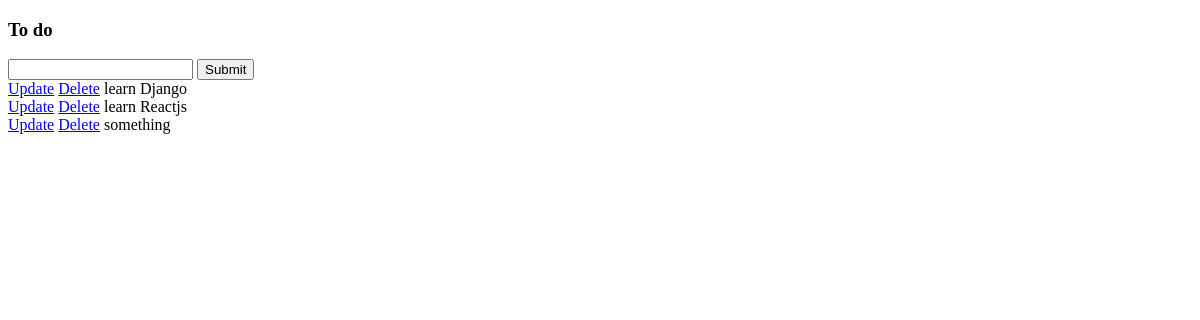
The app's page /, older data.
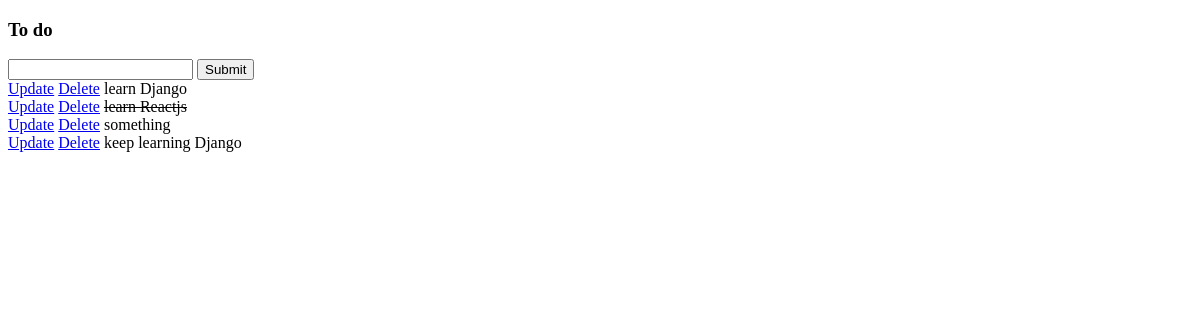
The same page, newer data.
### tasks/models.py (models this page shows)
class Task(models.Model):
    title = models.CharField(max_length=200)
    complete = models.BooleanField(default=False)
    created = models.DateTimeField(auto_now_add=True)
    def __str__(self):
        return self.title

### tasks/views.py (the view)
# urls.py: path('', views.index, name='list'),
def index(request):
    tasks = Task.objects.all()
    form = TaskForm()
    if request.method == 'POST':
        form = TaskForm(request.POST)
        if form.is_valid():
            form.save()
        return redirect('/')
    context = {'tasks': tasks, 'form': form}
    return render(request, 'tasks/list.html', context)

### tasks/forms.py
class TaskForm(ModelForm):
    class Meta:
        model = Task
        fields = '__all__'

### tasks/templates/tasks/list.html (shortened to what this page needs)
<!DOCTYPE html>
<html>
    <head>
    </head>
    <body>
        <h3>To do</h3>
        <form method="POST" action="/">
            {{form.title}}
            <input type="submit" name="Create task">
        </form>
        {% for task in tasks %}
            <div>
                <a href="{% url 'tasks:update_task' task.id %}">Update</a>
                <a href="{% url 'tasks:delete_task' task.id %}">Delete</a>
                {% if task.complete == True %}
                    <strike>{{task}}</strike>
                {% else %}
                    <span>{{task}}</span>
                {% endif %}
            </div>
        {% endfor %}
    </body>
</html>

Row changes from the older to the newer data that the page shows:
changed Task "learn Reactjs": complete False → True (drawn)
added Task: title "keep learning Django"
